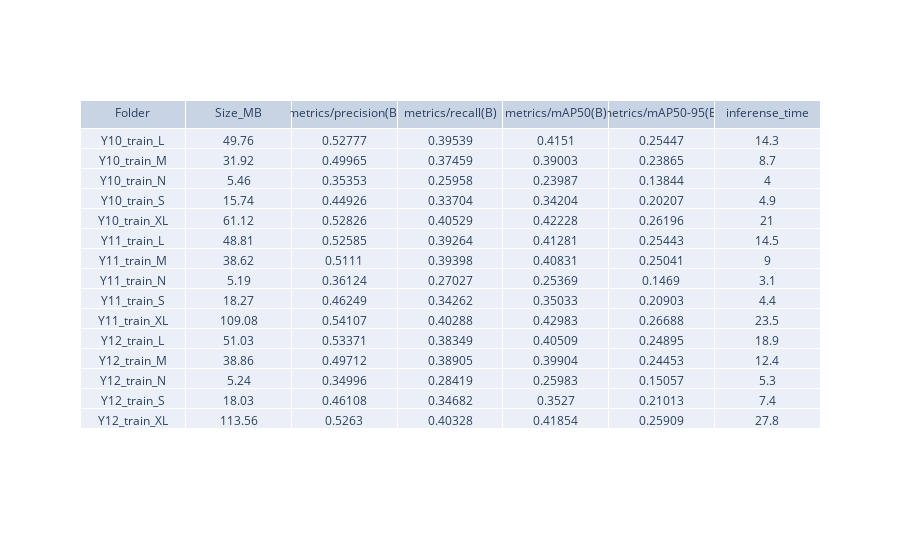

Notebook code cell kept with this figure:
### Code cell
import pandas as pd
import plotly.graph_objects as go

df = pd.read_csv("combined_results.csv")

fig = go.Figure(data=[go.Table(
    header=dict(values=list(df.columns)),
    cells=dict(values=[df[col] for col in df.columns])
)])

fig.show()

### Figure 1 — Plotly figure (JSON) as saved in the notebook; plotly's stock layout.template omitted (floating-point values rounded to 4 significant figures)
{"data": [{"cells": {"values": [["Y10_train_L", "Y10_train_M", "Y10_train_N", "Y10_train_S", "Y10_train_XL", "Y11_train_L", "Y11_train_M", "Y11_train_N", "Y11_train_S", "Y11_train_XL", "Y12_train_L", "Y12_train_M", "Y12_train_N", "Y12_train_S", "Y12_train_XL"], [49.76, 31.92, 5.46, 15.74, 61.12, 48.81, 38.62, 5.19, 18.27, 109.1, 51.03, 38.86, 5.24, 18.03, 113.6], [0.5278, 0.4996, 0.3535, 0.4493, 0.5283, 0.5259, 0.5111, 0.3612, 0.4625, 0.5411, 0.5337, 0.4971, 0.35, 0.4611, 0.5263], [0.3954, 0.3746, 0.2596, 0.337, 0.4053, 0.3926, 0.394, 0.2703, 0.3426, 0.4029, 0.3835, 0.3891, 0.2842, 0.3468, 0.4033], [0.4151, 0.39, 0.2399, 0.342, 0.4223, 0.4128, 0.4083, 0.2537, 0.3503, 0.4298, 0.4051, 0.399, 0.2598, 0.3527, 0.4185], [0.2545, 0.2387, 0.1384, 0.2021, 0.262, 0.2544, 0.2504, 0.1469, 0.209, 0.2669, 0.249, 0.2445, 0.1506, 0.2101, 0.2591], [14.3, 8.7, 4, 4.9, 21, 14.5, 9, 3.1, 4.4, 23.5, 18.9, 12.4, 5.3, 7.4, 27.8]]}, "header": {"values": ["Folder", "Size_MB", "metrics/precision(B)", "metrics/recall(B)", "metrics/mAP50(B)", "metrics/mAP50-95(B)", "inferense_time"]}, "type": "table"}], "layout": {}}
